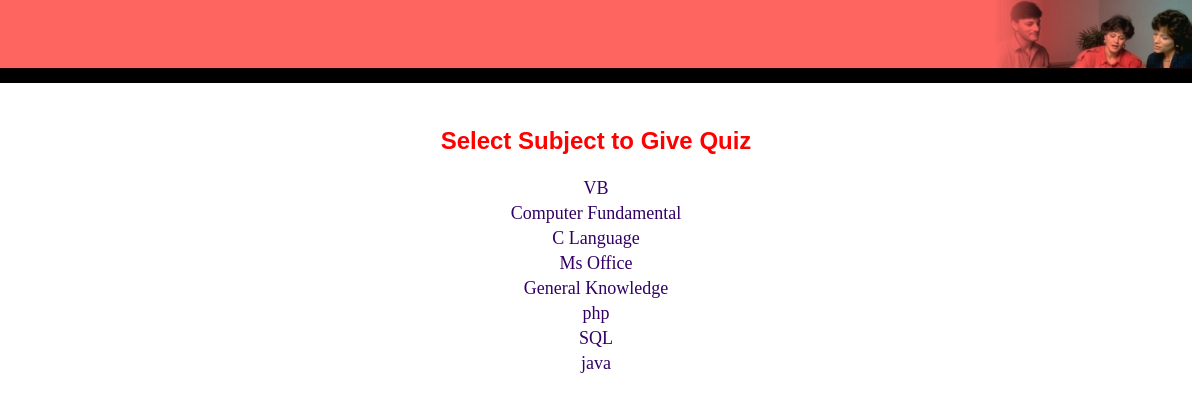
/sublist.php, run on an earlier commit of the app's database.
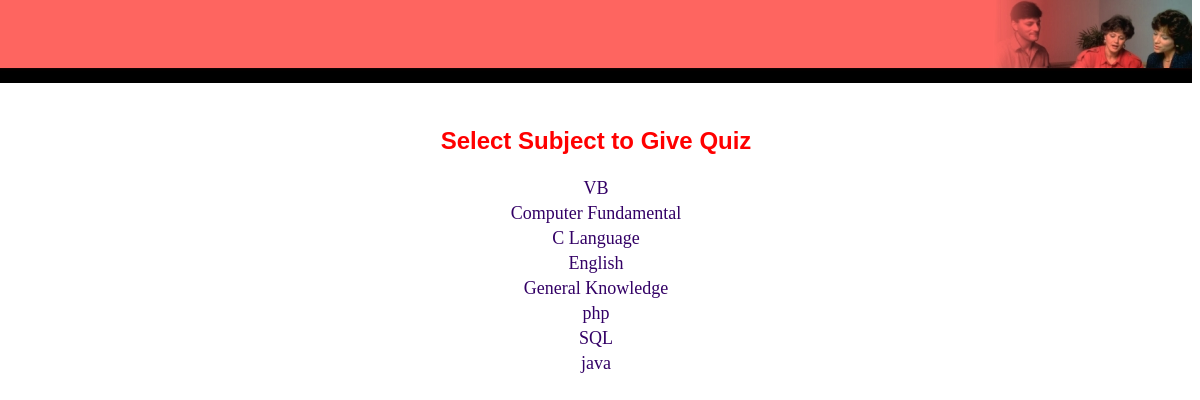
And on a later commit of the database.
### tables this page shows
CREATE TABLE `mst_subject` (
  `sub_id` int(5) NOT NULL auto_increment,
  `sub_name` varchar(25) default NULL,
  PRIMARY KEY  (`sub_id`)
);

### sublist.php (the view, shortened to what this page needs)
<!DOCTYPE HTML PUBLIC "-//W3C//DTD HTML 4.01 Transitional//EN" "http://www.w3.org/TR/html4/loose.dtd">
<html>
<head>
<link href="quiz.css" rel="stylesheet" type="text/css">
</head>
<body>
<?php
include("header.php");
include("database.php");
echo "<h2 class=head1> Select Subject to Give Quiz </h2>";
$rs=mysqli_query($cn,"select * from mst_subject");
echo "<table align=center>";
while($row=mysqli_fetch_row($rs))
{
	echo "<tr><td align=center ><a href=showtest.php?subid=$row[0]><font size=4>$row[1]</font></a>";
}
echo "</table>";
?>
</body>
</html>

What changed in the data, as far as the page shows it:
changed mst_subject: sub_name "Ms Office" → "English"
